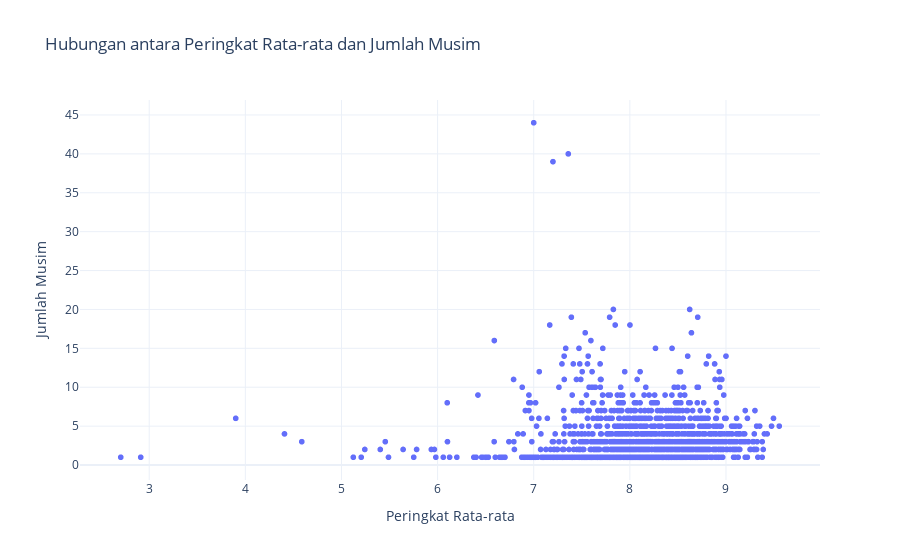

Notebook cell for this chart:
### Code cell
import pandas as pd
import numpy as np
import seaborn as sns
import plotly.express as px

# Membaca data dari file CSV
df = pd.read_csv('tv.csv')

# Membuat scatter plot dengan Plotly
fig = px.scatter(
    df,
    x='av_rating',  # Peringkat rata-rata sebagai sumbu-x
    y='seasonNumber',  # Jumlah musim sebagai sumbu-y
    title="Hubungan antara Peringkat Rata-rata dan Jumlah Musim",
    labels={'av_rating': 'Peringkat Rata-rata', 'seasonNumber': 'Jumlah Musim'},
    template='plotly_white'  # Template visualisasi
)

# Menampilkan plot
fig.show()

### Figure 1 — Plotly figure (JSON) as saved in the notebook; plotly's stock layout.template omitted (floating-point values rounded to 4 significant figures; data arrays with more than 128 entries replaced by an {"elided": "..."} marker saying what was removed)
{"data": [{"hovertemplate": "Peringkat Rata-rata=%{x}<br>Jumlah Musim=%{y}<extra></extra>", "legendgroup": "", "marker": {"color": "#636efa", "symbol": "circle"}, "mode": "markers", "name": "", "showlegend": false, "type": "scattergl", "x": {"elided": "1634 float values"}, "xaxis": "x", "y": {"elided": "1634 int values"}, "yaxis": "y"}], "layout": {"legend": {"tracegroupgap": 0}, "title": {"text": "Hubungan antara Peringkat Rata-rata dan Jumlah Musim"}, "xaxis": {"anchor": "y", "domain": [0, 1], "title": {"text": "Peringkat Rata-rata"}}, "yaxis": {"anchor": "x", "domain": [0, 1], "title": {"text": "Jumlah Musim"}}}}
